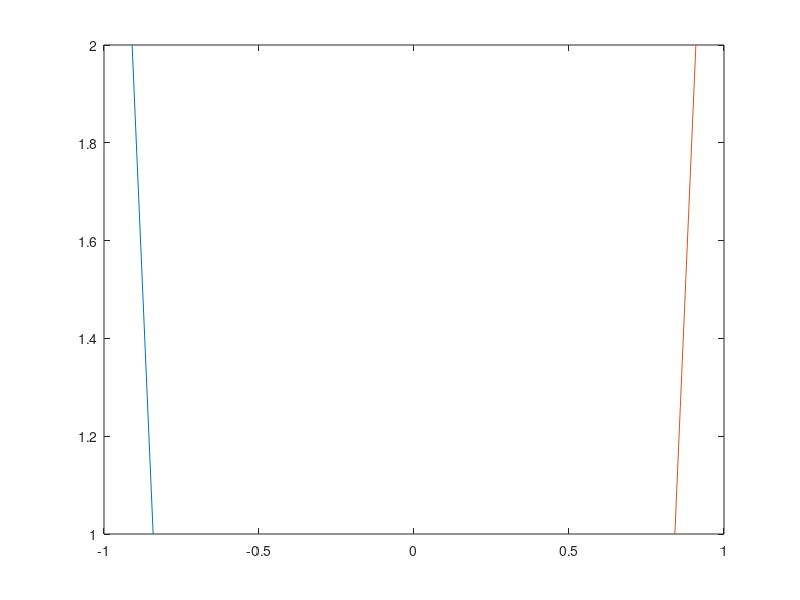

Reproduce this figure in MATLAB.
clear all 
close all
clc
% rotar un vector x 32 grados
% formar matriz S compuesta por x y t
t=(1:2);
x=sin(t);
S=[t;x];
% M es la rotation matrix
M=[cos(pi/2),-sin(pi/2);sin(pi/2),cos(pi/2)];
Sr=M*S;
% extraigo los vectores girados tr y xr
tr=Sr([1,3]);
xr=Sr([2,4]);
% grafico xr y tr
plot(tr,xr,x,t)
% ¿como saco una fila entera de una matriz????????????????????????
